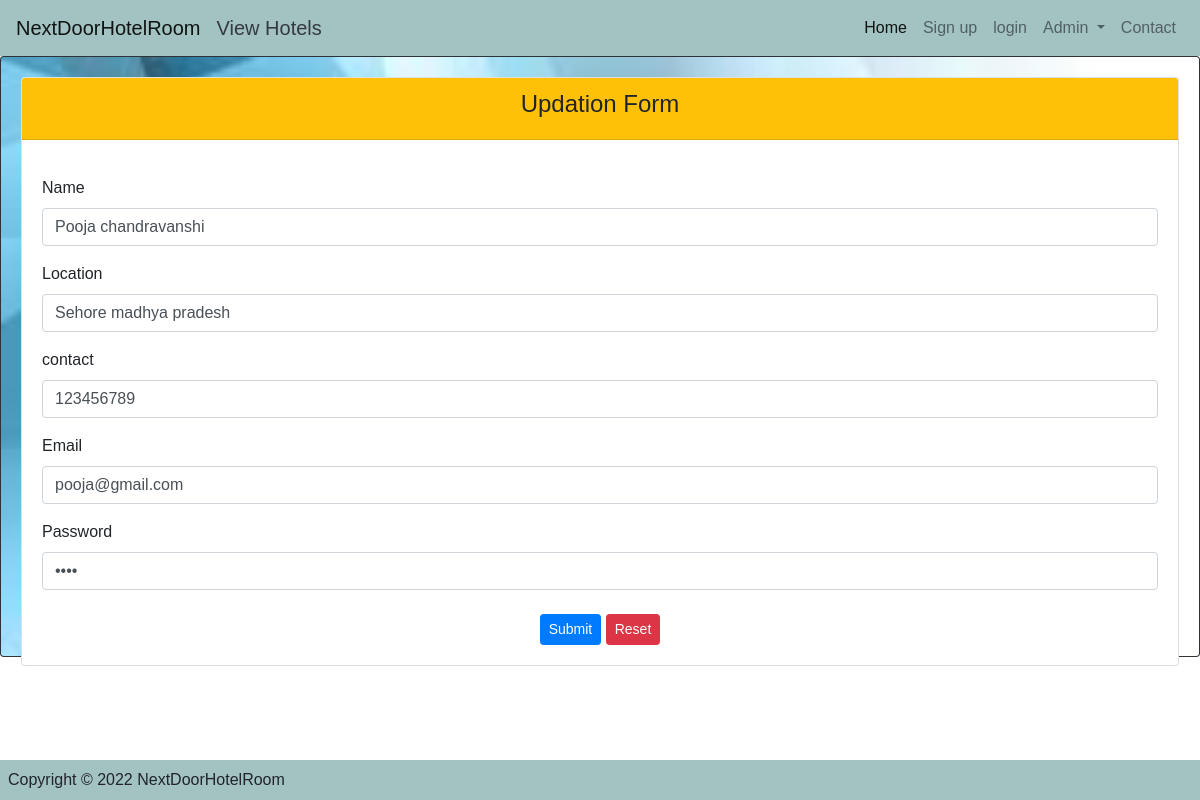
/pooja/reg_update.php?id=20 (signed in), run on the app's committed database.
### tables this page shows
CREATE TABLE `registration` (
  `id` int(11) NOT NULL,
  `Aname` varchar(80) NOT NULL,
  `Address` varchar(255) NOT NULL,
  `contact` varchar(255) NOT NULL,
  `email` varchar(255) NOT NULL,
  `password` varchar(255) NOT NULL,
  `timestime` datetime NOT NULL DEFAULT current_timestamp()
);

### pooja/reg_update.php (the view, shortened to what this page needs)
<?php
  include 'partials/nav.php';
  include 'partials/head.php';
   ?>
   <?php
    include 'partials/footer.php';
    ?>
<div class="card bg-dark text-black">
  <div class="card-img-overlay">
  <div class="card">
    <div class="card-header text-center bg-warning ">
      <h4>Updation Form</h4>
    </div>
    <div class="card-body">
    <?php
    include ('config/conn.php');
    $id = $_GET['id'];
    $query = "SELECT * FROM `registration` WHERE id = '$id'  ";
    $res = mysqli_query($con, $query);
    $row = mysqli_fetch_assoc($res);
?>
    <form action="process/reg_update_process.php" method="post">
        <div class="form-group">
          <label for="name">Name</label>
          <input type="text" class="form-control" name="name" id="name" value="<?= $row['Aname']?>" aria-describedby="helpId" placeholder="Enter Name here">
        </div>
        <div class="form-group">
          <label for="location">Location</label>
          <input type="location" class="form-control" name="location" id="location" value="<?= $row['Address']?>" aria-describedby="helpId" placeholder="Enter your Residental Address here">
        </div>
        <div class="form-group">
          <label for="contact">contact</label>
          <input type="text" class="form-control" name="contact" id="contact" value="<?= $row['contact']?>" aria-describedby="helpId" placeholder="Enter Contact Number">
        </div>
        <div class="form-group">
          <label for="email">Email</label>
          <input type="email" class="form-control" name="email" id="email" value="<?= $row['email']?>" aria-describedby="helpId" placeholder="Enter Email">
        </div>
        <div class="form-group">
          <label for="password">Password</label>
          <input type="password" class="form-control" name="password" id="password" value="<?= $row['password']?>"  aria-describedby="helpId" placeholder="Enter password">
        </div>
        <div class="text-center mt-4">
          <button class="btn btn-sm btn-primary" type="submit">Submit</button>
          <button class="btn btn-sm btn-danger" type="reset">Reset</button>
        </div>
      </form>
    </div>
  </div>
</div>
</div>
</body>
</html>

### pooja/css/style.css (style rules this page uses)
* { margin: 0; padding: 0; box-sizing: border-box; font-family: "arial"; }
body { margin-bottom: 100px; }

### data on the page
registration: name "Pooja chandravanshi", location "Sehore madhya pradesh", contact "123456789", email "pooja@gmail.com"
